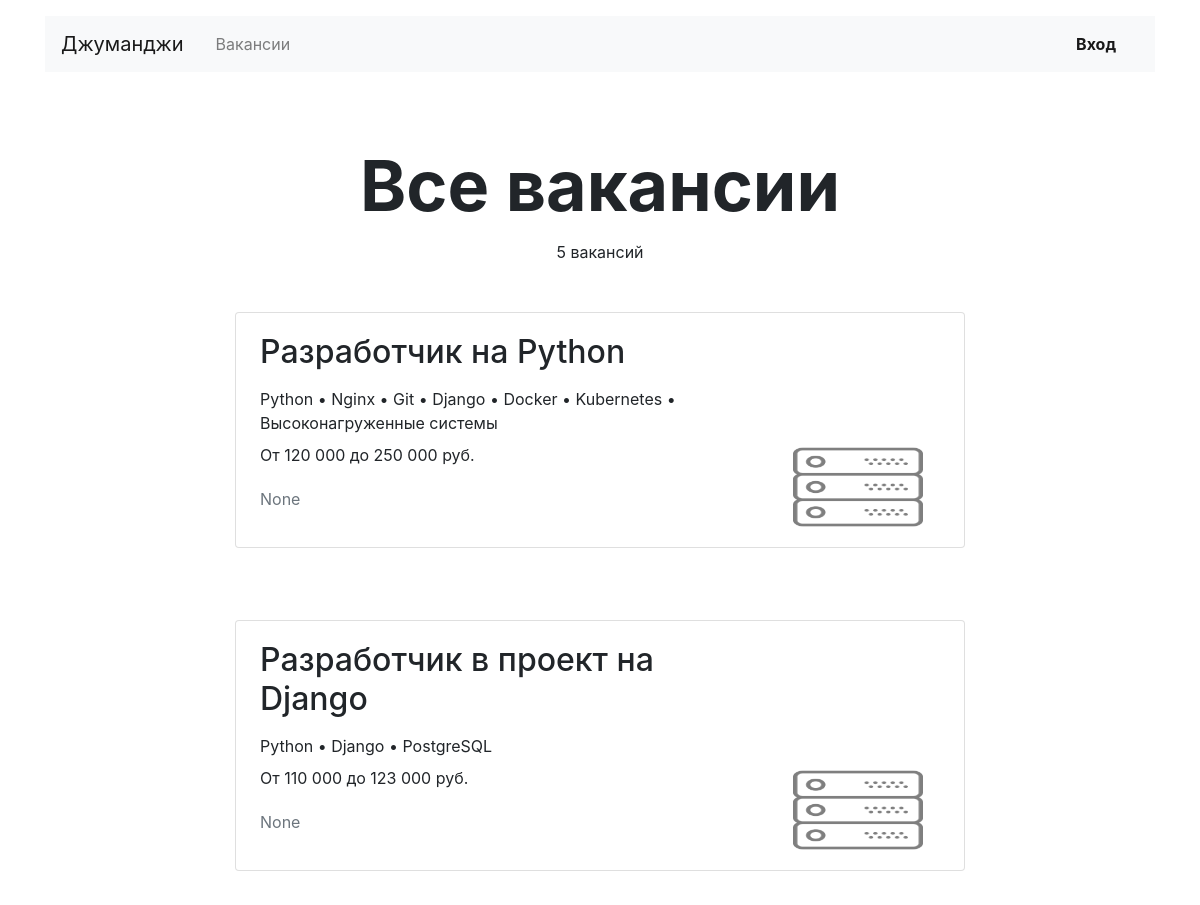
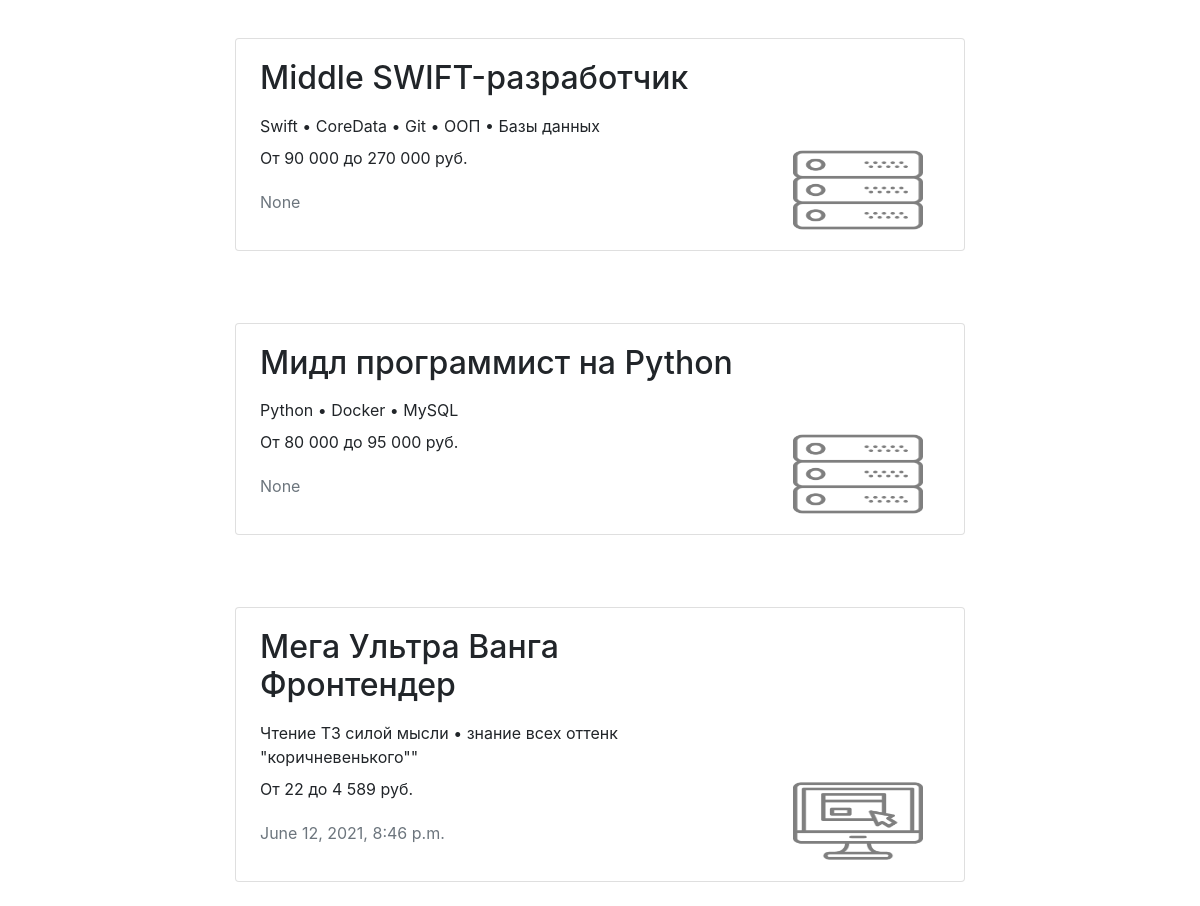
/vacancies/, run on an earlier commit of the app's database (2 pictures, top to bottom).
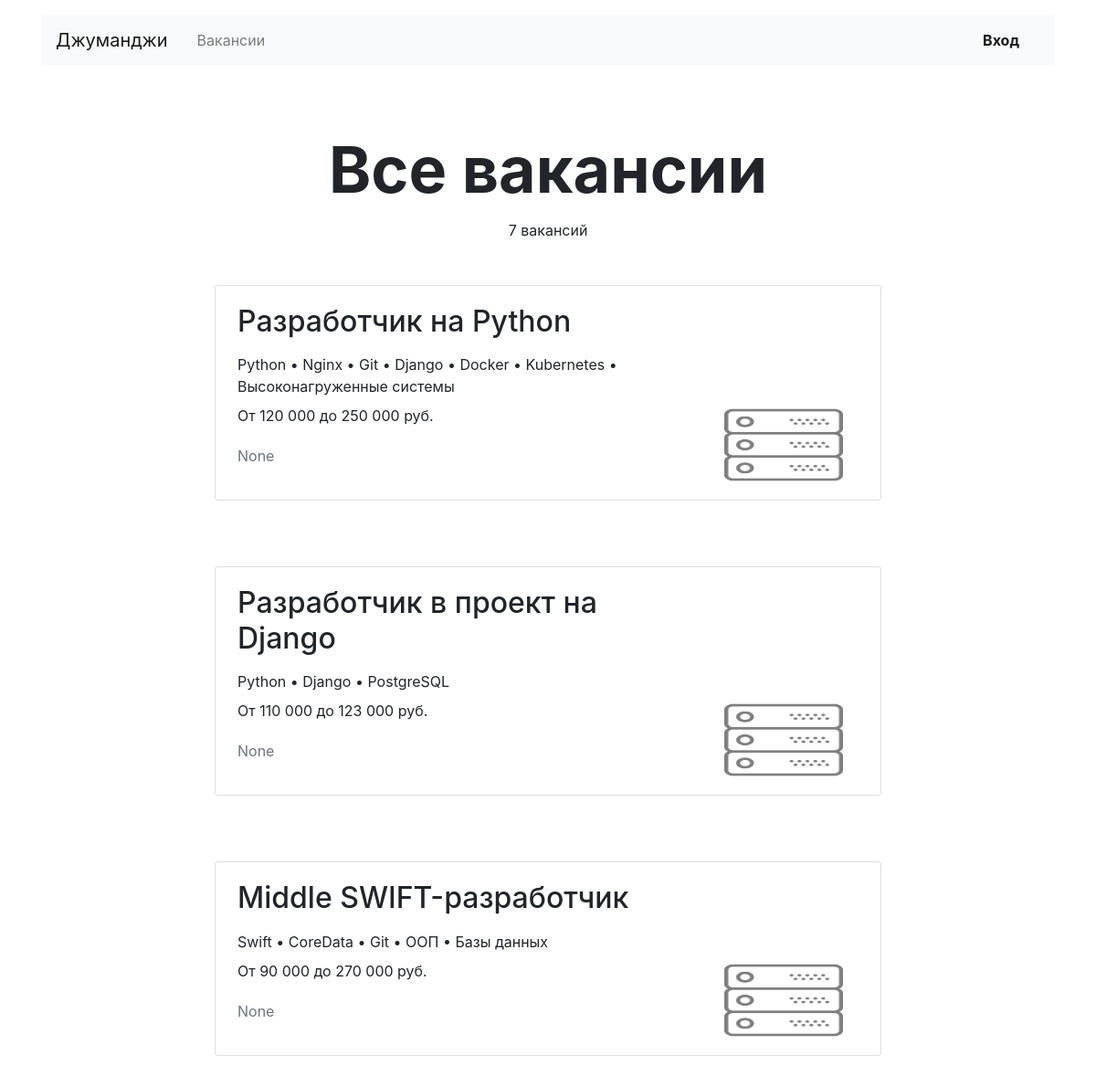
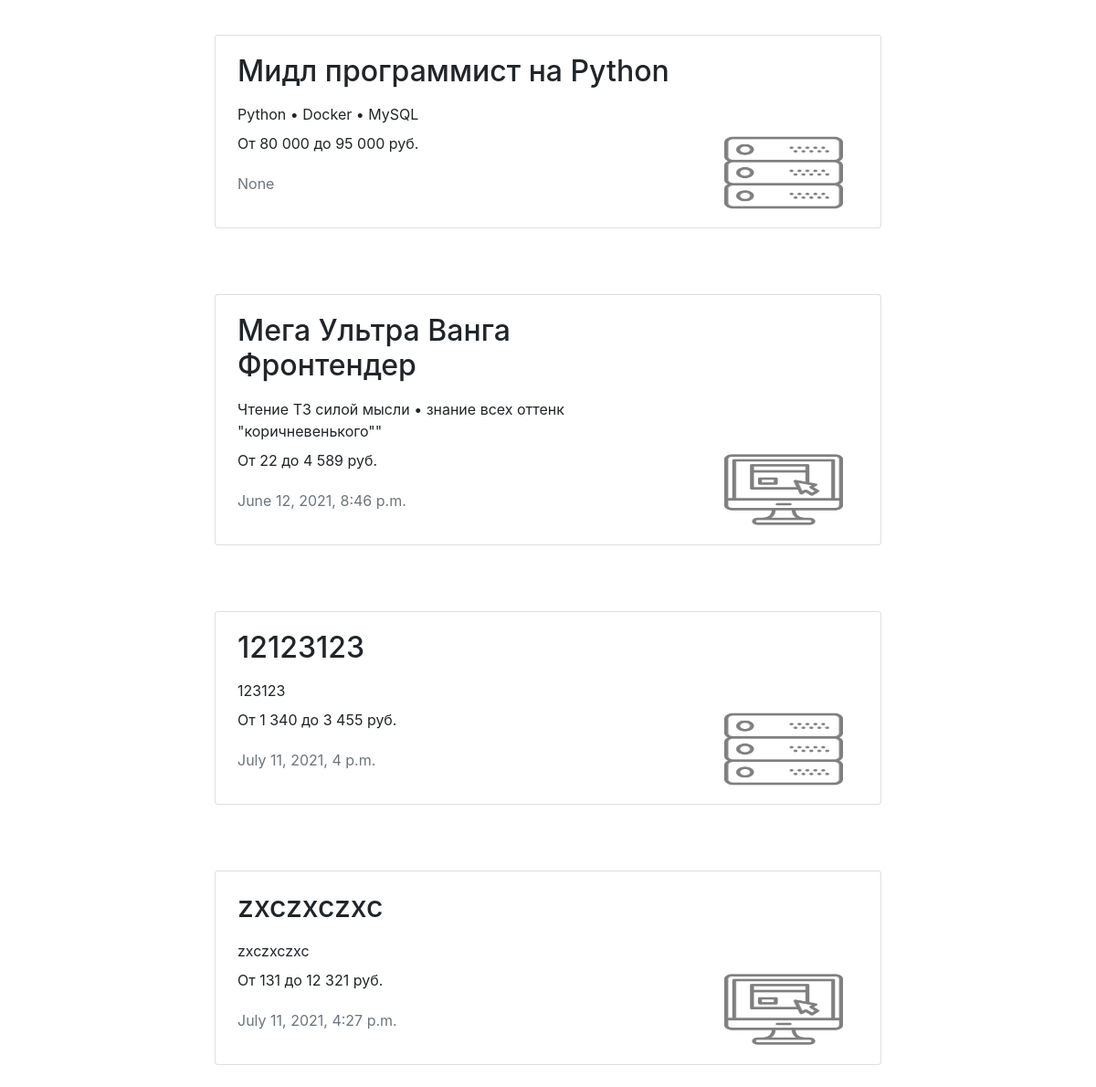
And on a later commit of the database (2 pictures, top to bottom).
### step_job/models.py (models this page shows, shortened)
class Vacancy(models.Model):
    title = models.CharField(_("Название вакансии"), max_length=64)
    specialty = models.ForeignKey(Specialty, on_delete=models.CASCADE,
                                  related_name="vacancies", verbose_name=_("Специальность"))
    company = models.ForeignKey(Company, on_delete=models.CASCADE,
                                related_name="vacancies", verbose_name=_("Компания"))
    skills = models.CharField(_("Навыки"), max_length=512)
    description = models.TextField(_("Описание"), max_length=2056)
    salary_min = models.PositiveIntegerField(_("Зарплато от"))
    salary_max = models.PositiveIntegerField(_("Зарплата до"))
    published_at = models.DateTimeField(_("Дата публикации"), auto_now_add=True, blank=True)
    class Meta:
        verbose_name = _("Вакансия")
        verbose_name_plural = _("Вакансии")

class Specialty(models.Model):
    code = models.CharField(_("Код"), max_length=64, unique=True)
    title = models.CharField(_("Описание"), max_length=64)
    picture = models.ImageField(_("Картинка"), default='https://place-hold.it/100x60',
                                upload_to=MEDIA_SPECIALITY_IMAGE_DIR)
    class Meta:
        verbose_name = _("Специализация")
        verbose_name_plural = _("Специализации")

### step_job/views/views.py (the view)
# urls.py: path('vacancies/', ListVacanciesView.as_view(), name="vacancies"),
class ListVacanciesView(ListView):
    model = Vacancy
    context_object_name = "vacancies"
    template_name = "vacancy/vacancies.html"
    queryset = model.objects.select_related("specialty", "company")
    def get_context_data(self, **kwargs):
        context = super().get_context_data(**kwargs)
        context["vacancies_title"] = "Все вакансии"
        return context

### step_job/templatetags/filters.py (called while the page is built)
@register.filter
def salary_num(value_int):
    my_val = str(value_int)
    res = [my_val[0:len(my_val) % 3]]
    slice_val = my_val[len(my_val) % 3:len(my_val)]
    for gnum in range(0, len(slice_val), 3):
        res.append(slice_val[gnum:gnum + 3])
    return " ".join(res)

@register.filter
def dot_skill(skills):
    skill_list = skills.split(', ')
    return ' • '.join(skill_list)

### templates/vacancy/vacancies.html
{% extends "base/base.html" %}
{% load filters %}
{% block container %}
  <main class="container mt-3">
    <section>
      <h1 class="h1 text-center mx-auto mt-4 pt-5" style="font-size: 70px;"><strong>{{ vacancies_title }}</strong></h1>
      <p class="text-center pt-1">{{ vacancies.count }} вакансий </p>
        {% for vacancy in vacancies %}
            <div class="row mt-5">
            <div class="col-12 col-lg-8 offset-lg-2 m-auto">
              <div class="card mb-4">
                <div class="card-body px-4">
                  <div class="row">
                    <div class="col-12 col-md-8 col-lg-9">
                      <h2 class="h2 pb-2">{{ vacancy.title }}</h2>
                      <p class="mb-2">{{ vacancy.skills|dot_skill }}</p>
                      <p>От {{ vacancy.salary_min|salary_num }} до {{ vacancy.salary_max|salary_num }} руб.</p>
                      <p class="text-muted pt-1"> {{ vacancy.published_at }} </p>
                    </div>
                    <div class="col-12 col-md-4 col-lg-3 d-flex align-items-end">
                      <a href="{% url 'vacancy' vacancy.id %}"><img src="{{ vacancy.specialty.picture}}" width="130" height="80" alt=""></a>
                    </div>
                  </div>
                </div>
              </div>
            </div>
          </div>
    {% endfor %}
    </section>
  </main>
{% endblock container %}

What changed in the data, as far as the page shows it:
added Vacancy: title "12123123", skills|dot_skill "123123", salary_min|salary_num "1 340", salary_max|salary_num "3 455", published_at "July 11, 2021, 4 p.m.", specialty.picture (picture)
added Vacancy: title "zxczxczxc", skills|dot_skill "zxczxczxc", salary_min|salary_num "131", salary_max|salary_num "12 321", published_at "July 11, 2021, 4:27 p.m.", specialty.picture (picture)
Also different on the page:
{{ vacancies.count }}: "5" → "7"
